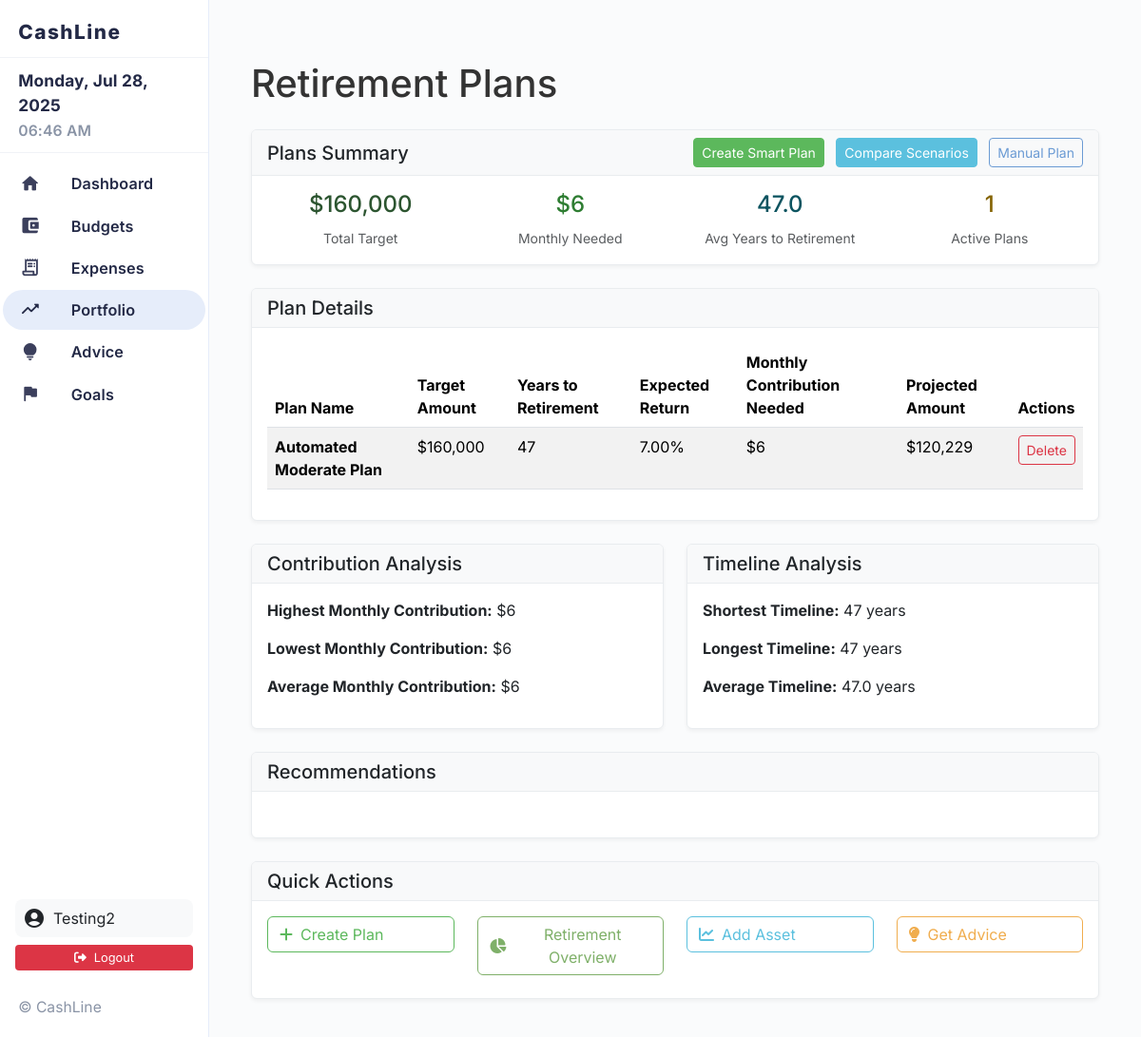
The app's page /portfolio/retirement/plans (signed in) with its own data.
### models.py (models this page shows, shortened)
class User(UserMixin, db.Model):
    id = db.Column(db.Integer, primary_key=True)
    username = db.Column(db.String(80), unique=True, nullable=False)
    email = db.Column(db.String(120), unique=True, nullable=False)
    password_hash = db.Column(db.String(255), nullable=False)
    created_at = db.Column(db.DateTime, default=datetime.utcnow)
    budgets = db.relationship('Budget', backref='user', lazy=True, cascade='all, delete-orphan')
    expenses = db.relationship('Expense', backref='user', lazy=True, cascade='all, delete-orphan')
    investments = db.relationship('Investment', backref='user', lazy=True, cascade='all, delete-orphan')
    goals = db.relationship('Goal', backref='user', lazy=True, cascade='all, delete-orphan')
    profile = db.relationship('UserProfile', backref='user', uselist=False, cascade='all, delete-orphan')
    retirement_plans = db.relationship('RetirementPlan', backref='user', lazy=True, cascade='all, delete-orphan')

class RetirementPlan(db.Model):
    id = db.Column(db.Integer, primary_key=True)
    user_id = db.Column(db.Integer, db.ForeignKey('user.id'), nullable=False)
    name = db.Column(db.String(100), nullable=False)
    target_amount = db.Column(db.Float, nullable=False)
    years_to_retirement = db.Column(db.Integer, nullable=False)
    expected_return_rate = db.Column(db.Float, nullable=False)
    monthly_contribution_needed = db.Column(db.Float, nullable=False)
    projected_amount = db.Column(db.Float, nullable=False)
    created_at = db.Column(db.DateTime, default=datetime.utcnow)
    updated_at = db.Column(db.DateTime, default=datetime.utcnow, onupdate=datetime.utcnow)

### app.py (the view)
    @app.route('/portfolio/retirement/plans')
    @login_required
    def retirement_plans():
        plans = RetirementPlan.query.filter_by(user_id=current_user.id).all()
        return render_template('retirement_plans.html', plans=plans)

### templates/retirement_plans.html (shortened to what this page needs)
{% extends "base.html" %}
{% block content %}
<div class="container mt-4">
    <h1 class="mb-4">Retirement Plans</h1>
    <div class="row mb-4">
        <div class="col-md-12">
            <div class="card">
                <div class="card-header d-flex justify-content-between align-items-center">
                    <h5 class="mb-0">Plans Summary</h5>
                    <div>
                        <a href="{{ url_for('automated_retirement_onboarding') }}" class="btn btn-sm btn-success me-2">Create Smart Plan</a>
                        <a href="{{ url_for('retirement_calculator') }}" class="btn btn-sm btn-info me-2">Compare Scenarios</a>
                        <a href="{{ url_for('add_retirement_plan') }}" class="btn btn-sm btn-outline-secondary">Manual Plan</a>
                    </div>
                </div>
                <div class="card-body">
                    {% if plans %}
                        {% set total_target = plans | sum(attribute='target_amount') %}
                        {% set total_monthly_needed = plans | sum(attribute='monthly_contribution_needed') %}
                        {% set avg_years = (plans | sum(attribute='years_to_retirement') / plans | length) | round(1) %}
                        <div class="row">
                            <div class="col-md-3">
                                <div class="text-center">
                                    <h4 class="text-primary">${{ "{:,.0f}".format(total_target) }}</h4>
                                    <small class="text-muted">Total Target</small>
                                </div>
                            </div>
                            <div class="col-md-3">
                                <div class="text-center">
                                    <h4 class="text-success">${{ "{:,.0f}".format(total_monthly_needed) }}</h4>
                                    <small class="text-muted">Monthly Needed</small>
                                </div>
                            </div>
                            <div class="col-md-3">
                                <div class="text-center">
                                    <h4 class="text-info">{{ avg_years }}</h4>
                                    <small class="text-muted">Avg Years to Retirement</small>
                                </div>
                            </div>
                            <div class="col-md-3">
                                <div class="text-center">
                                    <h4 class="text-warning">{{ plans | length }}</h4>
                                    <small class="text-muted">Active Plans</small>
                                </div>
                            </div>
                        </div>
                    {% endif %}
                </div>
            </div>
        </div>
    </div>
    {% if plans %}
    <div class="row mb-4">
        <div class="col-md-12">
            <div class="card">
                <div class="card-header">
                    <h5 class="mb-0">Plan Details</h5>
                </div>
                <div class="card-body">
                    <div class="table-responsive">
                        <table class="table table-striped">
                            <thead>
                                <tr>
                                    <th>Plan Name</th>
                                    <th>Target Amount</th>
                                    <th>Years to Retirement</th>
                                    <th>Expected Return</th>
                                    <th>Monthly Contribution Needed</th>
                                    <th>Projected Amount</th>
                                    <th>Actions</th>
                                </tr>
                            </thead>
                            <tbody>
                                {% for plan in plans %}
                                <tr>
                                    <td><strong>{{ plan.name }}</strong></td>
                                    <td>${{ "{:,.0f}".format(plan.target_amount) }}</td>
                                    <td>{{ plan.years_to_retirement }}</td>
                                    <td>{{ "%.2f"|format(plan.expected_return_rate) }}%</td>
                                    <td>${{ "{:,.0f}".format(plan.monthly_contribution_needed) }}</td>
                                    <td>${{ "{:,.0f}".format(plan.projected_amount) }}</td>
                                    <td>
                                        <form method="POST" action="{{ url_for('delete_retirement_plan', plan_id=plan.id) }}" class="d-inline">
                                            <button type="submit" class="btn btn-sm btn-outline-danger" onclick="return confirm('Are you sure you want to delete this plan?')">Delete</button>
                                        </form>
                                    </td>
                                </tr>
                                {% endfor %}
                            </tbody>
                        </table>
                    </div>
                </div>
            </div>
        </div>
    </div>
    <div class="row mb-4">
        <div class="col-md-6">
            <div class="card">
                <div class="card-header">
                    <h5 class="mb-0">Contribution Analysis</h5>
                </div>
                <div class="card-body">
                    {% set highest_monthly = plans | max(attribute='monthly_contribution_needed') %}
                    {% set lowest_monthly = plans | min(attribute='monthly_contribution_needed') %}
                    <p><strong>Highest Monthly Contribution:</strong> ${{ "{:,.0f}".format(highest_monthly.monthly_contribution_needed) }}</p>
                    <p><strong>Lowest Monthly Contribution:</strong> ${{ "{:,.0f}".format(lowest_monthly.monthly_contribution_needed) }}</p>
                    <p><strong>Average Monthly Contribution:</strong> ${{ "{:,.0f}".format((plans | sum(attribute='monthly_contribution_needed') / plans | length) | round) }}</p>
                </div>
            </div>
        </div>
        <div class="col-md-6">
            <div class="card">
                <div class="card-header">
                    <h5 class="mb-0">Timeline Analysis</h5>
                </div>
                <div class="card-body">
                    {% set shortest_timeline = plans | min(attribute='years_to_retirement') %}
                    {% set longest_timeline = plans | max(attribute='years_to_retirement') %}
                    <p><strong>Shortest Timeline:</strong> {{ shortest_timeline.years_to_retirement }} years</p>
                    <p><strong>Longest Timeline:</strong> {{ longest_timeline.years_to_retirement }} years</p>
                    <p><strong>Average Timeline:</strong> {{ ((plans | sum(attribute='years_to_retirement') / plans | length) | round(1)) }} years</p>
                </div>
            </div>
        </div>
    </div>
    <div class="row mb-4">
        <div class="col-md-12">
            <div class="card">
                <div class="card-header">
                    <h5 class="mb-0">Recommendations</h5>
                </div>
                <div class="card-body">
                        {% set total_monthly = plans | sum(attribute='monthly_contribution_needed') %}
                        {% set avg_return = (plans | sum(attribute='expected_return_rate') / plans | length) %}
                        {% set total_target = plans | sum(attribute='target_amount') %}
                </div>
            </div>
        </div>
    </div>
    {% endif %}
    <div class="row">
        <div class="col-md-12">
            <div class="card">
                <div class="card-header">
                    <h5 class="mb-0">Quick Actions</h5>
                </div>
                <div class="card-body">
                    <div class="row">
                        <div class="col-md-3">
                            <a href="{{ url_for('add_retirement_plan') }}" class="btn btn-outline-success w-100 mb-2">
                                <i class="fas fa-plus"></i> Create Plan
                            </a>
                        </div>
                        <div class="col-md-3">
                            <a href="{{ url_for('portfolio_overview') }}" class="btn btn-outline-primary w-100 mb-2">
                                <i class="fas fa-chart-pie"></i> Retirement Overview
                            </a>
                        </div>
                        <div class="col-md-3">
                            <a href="{{ url_for('add_asset') }}" class="btn btn-outline-info w-100 mb-2">
                                <i class="fas fa-chart-line"></i> Add Asset
                            </a>
                        </div>
                        <div class="col-md-3">
                            <a href="{{ url_for('advice') }}" class="btn btn-outline-warning w-100 mb-2">
                                <i class="fas fa-lightbulb"></i> Get Advice
                            </a>
                        </div>
                    </div>
                </div>
            </div>
        </div>
    </div>
</div>
{% endblock %}

### templates/base.html (shortened to what this page needs)
<!DOCTYPE html>
<html lang="en">
<head>
    <link rel="stylesheet" href="https://cdn.jsdelivr.net/npm/bootstrap@5.3.2/dist/css/bootstrap.min.css">
    <link rel="stylesheet" href="https://cdnjs.cloudflare.com/ajax/libs/font-awesome/6.4.2/css/all.min.css">
    <link rel="stylesheet" href="/static/style.css">
</head>
<body style="padding-top:0; margin-top:0;">
<div class="layout-root" style="margin-top:0;">
    <div id="sidebar-wrapper">
        <div class="sidebar-logo">
            <span>CashLine</span>
        </div>
        <div class="sidebar-top">
            <div class="sidebar-date" id="sidebar-date"></div>
            <div class="sidebar-time" id="sidebar-time"></div>
        </div>
        <div class="sidebar-list">
            <a href="{{ url_for('dashboard') }}" class="sidebar-item {% if request.path == url_for('dashboard') %}active{% endif %}">
                <i class="material-icons-round">home</i> <span>Dashboard</span>
            </a>
            <a href="{{ url_for('budget') }}" class="sidebar-item {% if request.path.startswith('/budget') %}active{% endif %}">
                <i class="material-icons-round">account_balance_wallet</i> <span>Budgets</span>
            </a>
            <a href="{{ url_for('expenses') }}" class="sidebar-item {% if request.path.startswith('/expenses') %}active{% endif %}">
                <i class="material-icons-round">receipt_long</i> <span>Expenses</span>
            </a>
            <a href="{{ url_for('portfolio_overview') }}" class="sidebar-item {% if request.path.startswith('/portfolio') %}active{% endif %}">
                <i class="material-icons-round">trending_up</i> <span>Portfolio</span>
            </a>
            <a href="{{ url_for('advice') }}" class="sidebar-item {% if request.path.startswith('/advice') %}active{% endif %}">
                <i class="material-icons-round">lightbulb</i> <span>Advice</span>
            </a>
            <a href="{{ url_for('goals') }}" class="sidebar-item {% if request.path.startswith('/goals') %}active{% endif %}">
                <i class="material-icons-round">flag</i> <span>Goals</span>
            </a>
        </div>
        {% if current_user.is_authenticated %}
        <div class="px-3 my-2">
            <div class="user-info">
                <i class="material-icons-round">account_circle</i>
                <span>{{ current_user.username }}</span>
            </div>
            <a href="{{ url_for('logout') }}" class="logout-btn w-100 d-block text-center">
                <i class="fa-solid fa-sign-out-alt me-2"></i>Logout
            </a>
        </div>
        {% endif %}
        <div class="sidebar-bottom">
            <span>&copy; {{ current_year }} CashLine</span>
        </div>
    </div>
    <main class="main-content">
        {% block content %}{% endblock %}
    </main>
</div>
</body>
</html>

### records on screen
User: username "Testing2"
RetirementPlan: name "Automated Moderate Plan", target_amount "160,000", years_to_retirement "47", expected_return_rate "7.00", monthly_contribution_needed "6", projected_amount "120,229"

### other values on screen
{{ "{:,.0f}".format(total_target) }} "160,000"
{{ "{:,.0f}".format(total_monthly_needed) }} "6"
{{ avg_years }} "47.0"
{{ plans | length }} "1"
